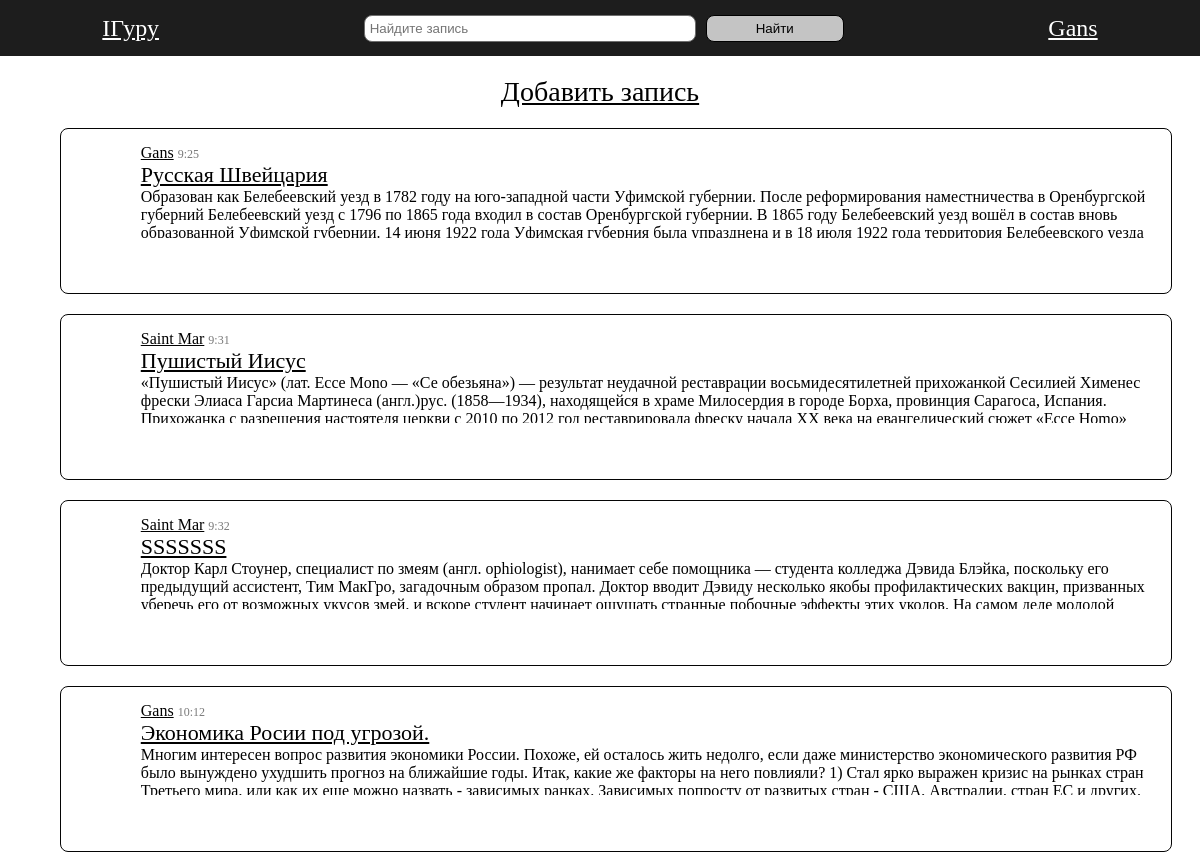
Page /forum/index.php (signed in) on the committed database.
### tables this page shows
CREATE TABLE posts(
        id          INTEGER PRIMARY KEY NOT NULL,
        heading     TEXT UNIQUE NOT NULL,
        body        TEXT NOT NULL,
        user_id     INTEGER NOT NULL,
        created_at  DEFAULT current_timestamp NOT NULL,
        updated_at  DEFAULT current_timestamp NOT NULL,
        CONSTRAINT fk_user_posts
            FOREIGN KEY (user_id) 
                REFERENCES users (id) 
                    ON DELETE CASCADE 
    );

### database/db_connect.php (called while the page is built, shortened)
<?php
function getUserByUsername($db, $username)
{
    $statements = $db->prepare('SELECT * FROM `users` WHERE `username` = :username');
    $statements->bindParam(':username', $username);
    return $statements->execute()->fetchArray(SQLITE3_ASSOC);
}
function getUserById($db, $id)
{
    $statement = $db->prepare('SELECT * FROM `users` WHERE `id` = :id');
    $statement->bindParam(':id', $id);
    return $statement->execute()->fetchArray(SQLITE3_ASSOC);
}
function getPosts($db, $search = null)
{
    $statement = "";
    if ($search) {
        $statement = $db->prepare('SELECT * FROM posts WHERE heading LIKE "%' . $search . '%"');
    } else {
        $statement = $db->prepare('SELECT * FROM `posts`');
    }
    $exec = $statement->execute();
    $post = [];
    while ($row = $exec->fetchArray(SQLITE3_ASSOC)) {
        array_push($post, $row);
    }
    return $post;
}

### components/post.php (the view)
<div class="post">
    <div class="icon_user"></div>
    <div class="post_info">
        <div>
            <a href="../pages/profile.php?username=<?php print($user["username"]) ?>" class="post_author_name"><?php print_r($user["username"])  ?></a>
            <span class="post_date"><?php print(date_parse($post["updated_at"])["hour"] . ":" . date_parse($post["updated_at"])["minute"]) ?></span>
        </div>
        <a href="../pages/post.php?post_id=<?php print($post["id"]) ?>" class="post_heading"><?php print_r($post["heading"] . '<br>') ?></a>
        <div class="post_body"><?php print_r($post["body"] . '<br>') ?></div>
    </div>
</div>

### forum/index.php (shortened to what this page needs)
<!DOCTYPE html>
<html lang="en">
<head>
    <link rel="stylesheet" href="../style/style.css">
</head>
<body>
    <?php
    require_once('../database/db_connect.php');
    if (!empty($_SESSION['user']['username']) && getUserByUsername($db, $_SESSION['user']['username'])) {
        require_once('../pages/main.php');
    } else {
        header('Location: ../pages/login.php');
    }
    ?>
</body>
</html>

### pages/main.php (shortened to what this page needs)
<!DOCTYPE html>
<html lang="ru">
<head>
    <link rel="stylesheet" href="../style/style.css">
</head>
<body>
    <?php
    require_once("../components/header.php");
    ?>
    <main>
        <?php
        $search = null;
        $posts = getPosts($db, $search);
        require_once("../components/post_list.php");
        ?>
    </main>
</body>
</html>

### components/header.php
<nav class="header">
    <a href="../forum/index.php">IГуру</a>
    <form action="../action/addSearchParam.php" method="get" class="header_search">
        <input name="search" placeholder="Найдите запись" class="header_search_input" type="text">
        <button type="submit" class="header_search_button">Найти</button>
    </form>
    <a href="../pages/profile.php" style="justify-self: center; "><?php array_key_exists("user", $_SESSION) ? print($_SESSION['user']['username']) : ""; ?></a>
</nav>

### components/post_list.php (shortened to what this page needs)
<section class="post_list">
    <div class="add_post_link_wrapper">
        <a class="add_post_link" href="../action/addPost.php">Добавить запись</a>
    </div>
    <?php
    foreach ($posts as $key => $post) {
        $user = getUserById($db, $post["user_id"]);
        require("../components/post.php");
    }
    ?>
</section>

### style/style.css (style rules this page uses)
html, body { width: 100%; height: 100%; margin: 0; padding: 0; box-sizing: border-box; scrollbar-width: thin; scrollbar-color: #1d1d1d #e2e2e2; }
:root { --black: rgb(31, 31, 31); --white: rgb(255, 255, 255); --gray: rgb(172, 172, 172); }
main { width: 100%; height: 93%; }
button { display: block; color: rgb(0, 0, 0); background-color: rgba(255, 255, 255, 0.74); border: 1px solid black; border-radius: 8px; padding: 5px; transition: all 0.5s ease-in; }
input { outline: none; color: rgb(0, 0, 0); background-color: rgba(0, 0, 0, 0); border: 1px solid rgb(110, 110, 110); border-radius: 8px; padding: 5px; }
a { color: inherit; transition: all 300ms ease-in; }
.header { position: sticky; top: 0; width: 100%; display: flex; background-color: #1d1d1d; color: white; align-items: center; justify-content: space-around; height: 7%; font-size: x-large; z-index: 50; }
.header_search { width: 40%; display: flex; gap: 10px; }
.header_search_input { background-color: var(--white); color: var(--black); width: 70%; }
.header_search_button { width: 30%; }
.icon_user { height: 50px; width: 50px; display: block; background-image: url("../assets/user.png"); background-size: cover; }
.post_list { height: 90%; display: flex; flex-direction: column; gap: 20px; padding: 20px 5%; }
.post { padding: 15px; border: 1px solid rgb(5, 5, 5); display: flex; gap: 15px; height: 17vh; max-height: 20%; width: 100%; border-radius: 8px; }
.post_body { overflow: hidden; text-overflow: clip; height: 37%; }
.post_info { width: calc(100% - 60px); display: flex; flex-direction: column; }
.post_author_name { font-size: 16px; height: min-content; }
.post_heading { font-size: 22px; }
.post_date { font-size: 12px; color: rgb(121, 121, 121); }
.add_post_link_wrapper { width: 100%; height: 5vh; display: flex; justify-content: center; align-items: center; }
.add_post_link { font-size: 28px; }

### rows in the picture
posts: value "Gans Русская Швейцария Образован как Белебеевский уезд в 1782 году на юго-западной части Уфимской губернии. После реформирования наместничества в Оренбургской губерний Белебеевский уезд с 1796 по 1865 года входил в состав Оренбургской губернии. В 1865 году Белебеевский уезд вошёл в состав вновь образованной Уфимской губернии. 14 июня 1922 года Уфимская губерния была упразднена и в 18 июля 1922 года территория Белебеевского уезда…", updated_at "9", updated_at "25"
posts: value "Saint Mar Пушистый Иисус «Пушистый Иисус» (лат. Ecce Mono — «Се обезьяна») — результат неудачной реставрации восьмидесятилетней прихожанкой Сесилией Хименес фрески Элиаса Гарсиа Мартинеса (англ.)рус. (1858—1934), находящейся в храме Милосердия в городе Борха, провинция Сарагоса, Испания. Прихожанка с разрешения настоятеля церкви с 2010 по 2012 год реставрировала фреску начала XX века на евангелический сюжет «Ecce Homo»…", updated_at "9", updated_at "31"
posts: value "Saint Mar SSSSSSS Доктор Карл Стоунер, специалист по змеям (англ. ophiologist), нанимает себе помощника — студента колледжа Дэвида Блэйка, поскольку его предыдущий ассистент, Тим МакГро, загадочным образом пропал. Доктор вводит Дэвиду несколько якобы профилактических вакцин, призванных уберечь его от возможных укусов змей, и вскоре студент начинает ощущать странные побочные эффекты этих уколов. На самом деле молодой…", updated_at "9", updated_at "32"
posts: value "Gans Экономика Росии под угрозой. Многим интересен вопрос развития экономики России. Похоже, ей осталось жить недолго, если даже министерство экономического развития РФ было вынуждено ухудшить прогноз на ближайшие годы. Итак, какие же факторы на него повлияли? 1) Стал ярко выражен кризис на рынках стран Третьего мира, или как их еще можно назвать - зависимых ранках. Зависимых попросту от развитых стран - США, Австралии, стран ЕС и других.…", updated_at "10", updated_at "12"

### other values in the picture
$_SESSION['user']['username'] "Gans"
